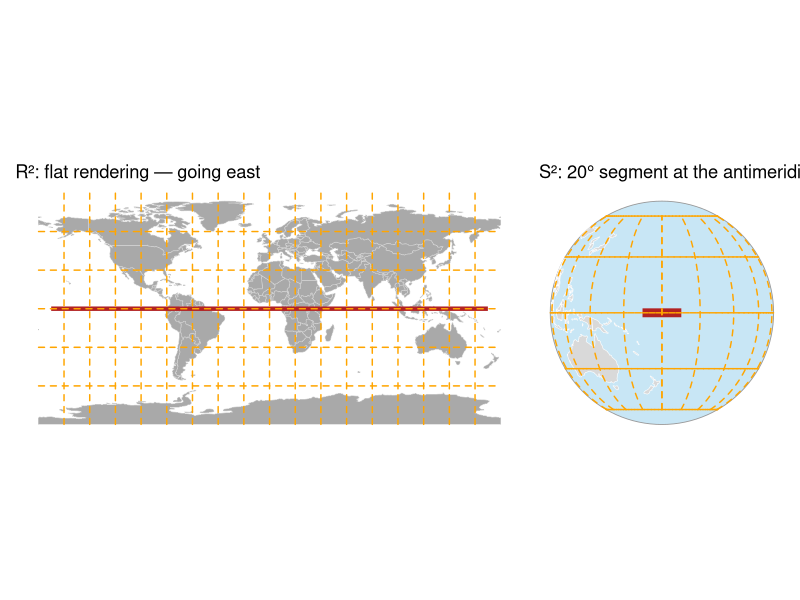
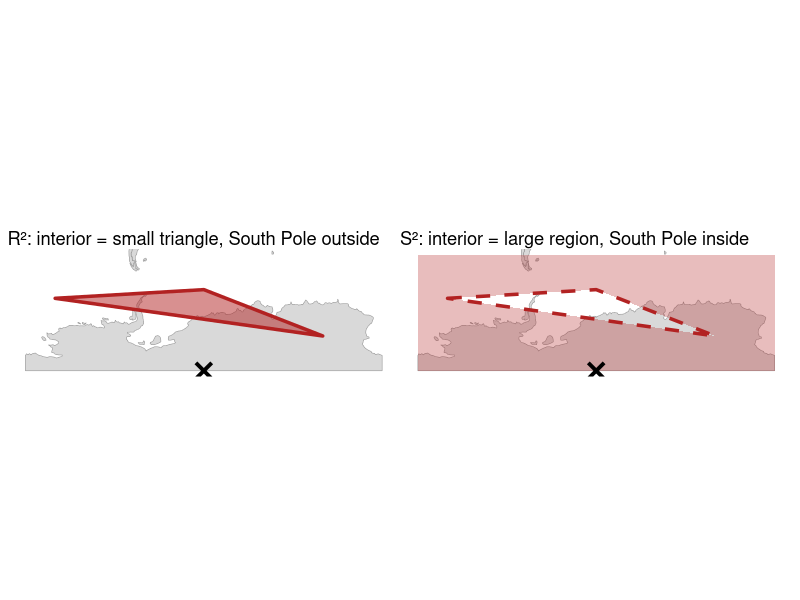
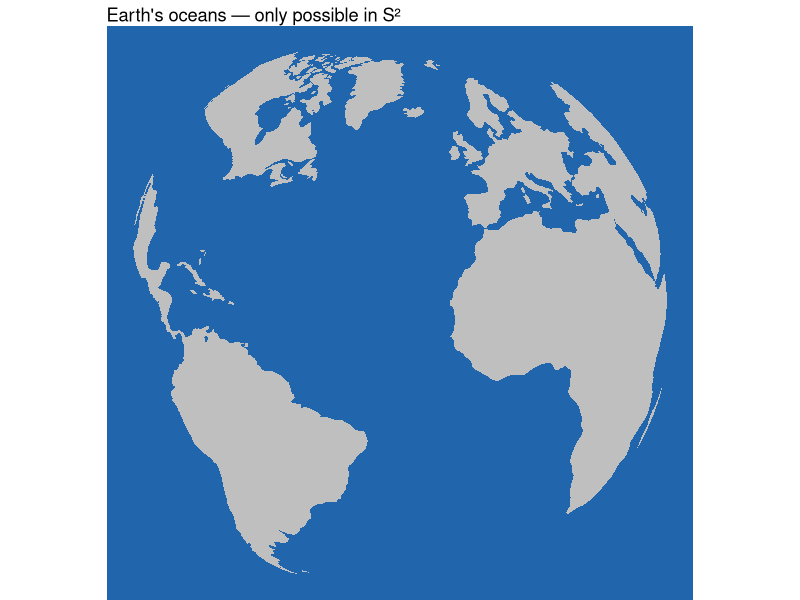

The R source for these figures, in order:
## ---- chunk 1
#| echo: false
library(sf)
library(s2)
library(dplyr)
library(ggplot2)
library(patchwork)
library(rnaturalearth)
## ---- chunk 2
#| echo: true
sf_use_s2()        # check current engine
## ---- chunk 3
#| echo: false
line  <- st_sfc(
  st_linestring(matrix(c(-170, 0, 170, 0), ncol = 2, byrow = TRUE)),
  crs = 4326
)
world <- ne_countries(scale = 110, returnclass = "sf")

# Orthographic globe centred on the Pacific antimeridian
ortho <- "+proj=ortho +lat_0=0 +lon_0=180 +x_0=0 +y_0=0 +a=6371000 +b=6371000 +units=m +no_defs"
sphere <- st_sfc(st_point(c(0, 0)), crs = ortho) |> st_buffer(6370000)
sf_use_s2(FALSE)
world_globe <- world |>
  st_transform(crs = ortho) |>
  (\(x) x[st_is_valid(x), ])() |>
  suppressWarnings(st_intersection(sphere))
sf_use_s2(TRUE)
## ---- chunk 4
#| echo: false
#| fig-height: 4
x <- seq(-180, 180, 20)
y <- c(-60, -30, 0, 30, 60)
grid_theme <- theme(
  panel.background = element_blank(),
  panel.grid = element_line("orange", linetype = 2),
  panel.ontop = TRUE
)

p1 <- ggplot() +
  geom_sf(data = world, fill = "darkgrey", color = "lightgrey", linewidth = 0.2) +
  geom_sf(data = line, color = "firebrick", linewidth = 1.5) +
  scale_x_continuous(breaks = x) +
  scale_y_continuous(breaks = y) +
  grid_theme +
  labs(title = "R²: flat rendering — going east")

p2 <- ggplot() +
  geom_sf(data = sphere, fill = "#c8e6f5", color = "gray60", linewidth = 0.3) +
  geom_sf(data = world_globe, fill = "gray85", color = "white", linewidth = 0.2) +
  geom_sf(data = line, color = "firebrick", linewidth = 3) +
  coord_sf(crs = ortho) +
  scale_x_continuous(breaks = x) +
  scale_y_continuous(breaks = y) +
  grid_theme +
  labs(title = "S²: 20° segment at the antimeridian")

p1 + p2
## ---- chunk 5
#| echo: false
pol  <- st_as_sfc("POLYGON((-150 -65, 0 -62, 120 -78, -150 -65))", crs = 4326)
pole <- st_as_sfc("POINT(0 -90)", crs = 4326)
## ---- chunk 6
#| echo: true
sf_use_s2(FALSE)
st_contains(pol, pole)   # R²: pole is outside
## ---- chunk 7
#| echo: true
sf_use_s2(TRUE)
st_contains(pol, pole)   # S²: pole is inside
## ---- chunk 8
#| echo: false
#| fig-height: 3.5
# S2 interior = the large region south of the polygon boundary (includes South Pole)
# R2 interior = the small triangle between the vertices (excludes South Pole)
south_box <- st_sfc(st_polygon(list(matrix(
  c(-180, -50, 180, -50, 180, -90, -180, -90, -180, -50),
  ncol = 2, byrow = TRUE))), crs = 4326)
sf_use_s2(FALSE)
s2_region <- st_difference(south_box, pol)   # southern hemisphere minus the flat triangle
sf_use_s2(TRUE)

p1 <- ggplot() +
  geom_sf(data = world, fill = "gray85", color = "gray60", linewidth = 0.2) +
  geom_sf(data = pol, fill = "firebrick", alpha = 0.5, color = "firebrick", linewidth = 1.2) +
  geom_sf(data = pole, color = "black", size = 4, shape = 4, stroke = 2) +
  coord_sf(ylim = c(-90, -50)) + theme_void() +
  labs(title = "R²: interior = small triangle, South Pole outside")

p2 <- ggplot() +
  geom_sf(data = world, fill = "gray85", color = "gray60", linewidth = 0.2) +
  geom_sf(data = s2_region, fill = "firebrick", alpha = 0.3, color = NA) +
  geom_sf(data = pol, fill = NA, color = "firebrick", linewidth = 1.2, linetype = "dashed") +
  geom_sf(data = pole, color = "black", size = 4, shape = 4, stroke = 2) +
  coord_sf(ylim = c(-90, -50)) + theme_void() +
  labs(title = "S²: interior = large region, South Pole inside")

p1 + p2
## ---- chunk 9
#| echo: true
# Same 4 corners — different winding order
sq_ccw <- st_sfc(st_polygon(list(matrix(          # CCW → small region
  c(-10,-10, 10,-10, 10,10, -10,10, -10,-10),
  ncol = 2, byrow = TRUE))), crs = 4326)

sq_cw  <- st_sfc(st_polygon(list(matrix(          # CW  → large region
  c(-10,-10, -10,10, 10,10, 10,-10, -10,-10),
  ncol = 2, byrow = TRUE))), crs = 4326)
## ---- chunk 10
#| echo: true
units::set_units(st_area(sq_ccw), "km^2")   # small square
units::set_units(st_area(sq_cw),  "km^2")   # rest of Earth
## ---- chunk 11
#| echo: true
land  <- st_as_sf(s2_data_countries())
earth <- st_as_sfc("POLYGON FULL", crs = "EPSG:4326")
ocean <- st_difference(earth, st_union(land))
## ---- chunk 12
#| echo: true
# Fraction of Earth's surface covered by ocean
as.numeric(st_area(ocean) / st_area(earth))
## ---- chunk 13
#| echo: false
#| fig-height: 3
ggplot(land) +
  geom_sf(fill = "gray75", color = NA) +
  coord_sf(crs = "+proj=ortho +lat_0=20 +lon_0=-30") +
  theme_void() +
  theme(panel.background = element_rect(fill = "#2166ac", color = NA)) +
  labs(title = "Earth's oceans — only possible in S²")
## ---- chunk 14
#| echo: false
nc <- read_sf(system.file("shape/nc.shp", package = "sf"))
## ---- chunk 15
#| echo: true
# Default: closed model — adjacent counties intersect each other
st_intersects(nc[1:3, ], nc[1:3, ], sparse = FALSE)
## ---- chunk 16
#| echo: true
# Semi-open: each county only intersects itself
st_intersects(nc[1:3, ], nc[1:3, ], sparse = FALSE, model = "semi-open")
